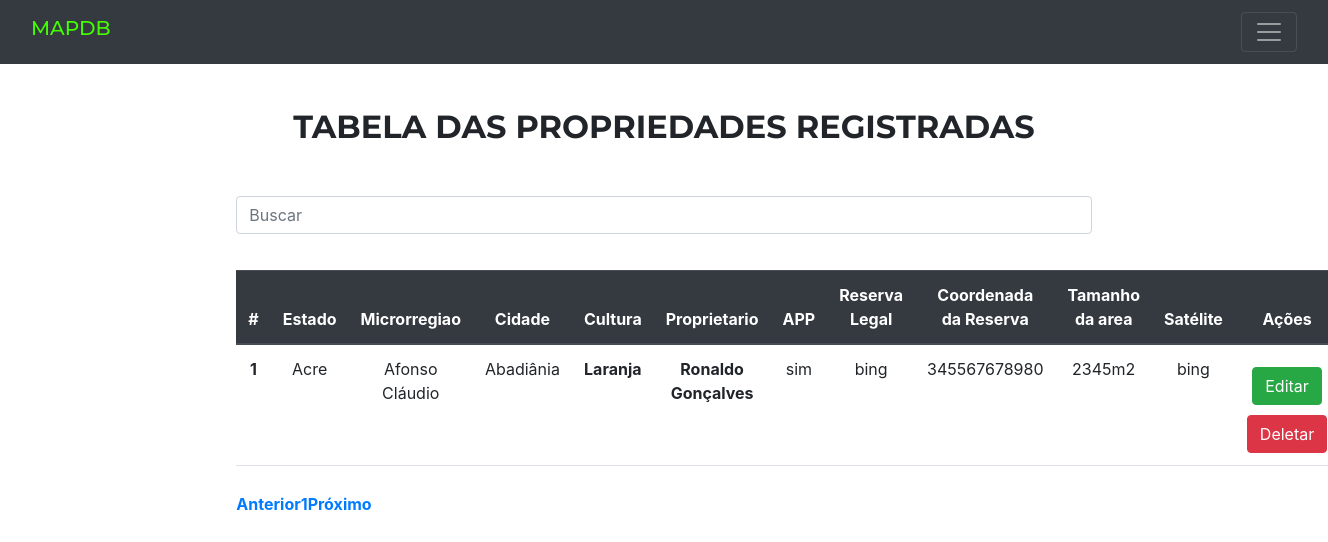
The page /index_propriedade/ (signed in) on the database its author committed.
### app/models.py (models this page shows, shortened)
class Propriedades(models.Model):
    Estado = models.CharField(max_length=40)
    Microrregiao = models.CharField(max_length=40)
    Cidade = models.CharField(max_length=40)
    Culturas = models.ForeignKey(Culturas, on_delete=models.CASCADE)
    Proprietarios = models.ForeignKey(Proprietarios, on_delete=models.CASCADE)
    app = models.CharField(max_length=20)
    rl = models.CharField(max_length=50)
    rl_coordenadas = models.CharField(max_length=13)
    tamanho_area = models.CharField(max_length=11)
    satelite = models.CharField(max_length=11)

class Culturas(models.Model):
    TipoCultura = models.CharField(max_length=40)
    def __str__(self):
        return self.TipoCultura

class Proprietarios(models.Model):
    nomeProprietarios = models.CharField(max_length=60)
    cpf = models.CharField(max_length=11)
    contato = models.CharField(max_length=13)
    def __str__(self):
        return self.nomeProprietarios

### app/views.py (the view)
# urls.py: path('index_propriedade/', index_propriedade, name='index_propriedade'),
def index_propriedade(request):
    search = request.GET.get('search')
    if search:
        propriedade = Propriedades.objects.filter(app__icontains=search)
    else:
        propriedade = Propriedades.objects.all()
    return render(request, 'index_propriedade.html', {'propriedade': propriedade})

### Templates/index_propriedade.html (shortened to what this page needs)
{% extends 'menu.html' %}
{% load static %}
{% block body%}
<!DOCTYPE html>
<html lang="pt-br">
<head>
    <link rel="stylesheet" href="{% static 'css/indexpropried.css' %}">
    <link rel="stylesheet" href="https://cdn.jsdelivr.net/npm/bootstrap@4.6.2/dist/css/bootstrap.min.css">
</head>
<body>
{% if request.user.is_authenticated %}
     <div class = "col-8 m-auto pt-2 pb-2 text-center">
        <h2 class="topo">TABELA DAS PROPRIEDADES REGISTRADAS</h2>
        <form method = "get">
            <input type="text" id="search" name="search" class="form-control" placeholder="Buscar">
        </form>
    </div>
    <div class = "col-8 m-auto pt-2 pb-2 text-center">
    <table class="table" id="myTable">
            <thead class="thead-dark">
                  <tr class="table-dark">
                    <th scope="col">#</th>
                    <th scope="col">Estado</th>
                    <th scope="col">Microrregiao</th>
                    <th scope="col">Cidade</th>
                    <th scope="col">Cultura</th>
                    <th scope="col">Proprietario</th>
                    <th scope="col">APP</th>
                    <th scope="col">Reserva Legal</th>
                    <th scope="col">Coordenada da Reserva</th>
                    <th scope="col">Tamanho da area</th>
                    <th scope="col">Satélite</th>
                    <th scope="col">Ações</th>
                  </tr>
            </thead>
            <tbody id="tabelaCorpo">
                {%for dbs in propriedade%}
                  <tr>
                    <th scope="row">{{dbs.id}}</th>
                    <td>{{dbs.Estado}}</td>
                    <td>{{dbs.Microrregiao}}</td>
                    <td>{{dbs.Cidade}}</td>
                    <th>{{dbs.Culturas}}</th>
                    <th>{{dbs.Proprietarios}}</th>
                    <td>{{dbs.app}}</td>
                    <td>{{dbs.rl}}</td>
                    <td>{{dbs.rl_coordenadas}}</td>
                    <td>{{dbs.tamanho_area}}</td>
                    <td>{{dbs.satelite}}</td>
                    <td>
                       <a href="{% url 'update_propriedade' dbs.id %}" class="btn btn-success"> Editar </a>
                       <a href="{% url 'delete_propriedade' dbs.id %}" class="btn btn-danger" onclick="return confirm('Deseja mesmo apagar este item?')"> Deletar </a>
                    </td>
                  </tr>
                {%endfor%}
          </tbody>
        </table>
        <div class="pagination">
            <a href="javascript:void(0);" class="prev" disabled>Anterior</a>
            <a href="javascript:void(0);" class="active">1</a>
            <a href="javascript:void(0);" class="next">Próximo</a>
        </div>
    </div>
{% else %}
<h2> Área proibida!  </h2>
<a href="/login"> Clique aqui para fazer login </a>
{% endif %}
</body>
</html>
{% endblock %}

### static/css/menu.css (style rules this page uses)
body { background: #e4e4e4ce; margin-bottom: 60px; }
h2 { font-size: 24px; text-align: center; margin-top: 20px; }
a { color: #0066cc; text-decoration: none; font-weight: bold; display: block; text-align: center; margin-top: 10px; }

### static/css/indexpropried.css (style rules this page uses)
body { margin: 0; border: 0; padding: 0; min-height: 120vh; min-width: 100vw; align-items: center; justify-content: center; font-family: "Montserrat", -apple-system, BlinkMacSystemFont, "Segoe UI", Roboto, "Helvetica Neue", Arial, sans-serif, "Apple Color Emoji", "Segoe UI Emoji", "Segoe UI Symbol", "Noto Color Emoji"; }
.topo { margin-top: 100px; position: relative; align-items: center; justify-content: center; font-weight: bold; margin-bottom: 1rem; font-family: "Montserrat", -apple-system, BlinkMacSystemFont, "Segoe UI", Roboto, "Helvetica Neue", Arial, sans-serif, "Apple Color Emoji", "Segoe UI Emoji", "Segoe UI Symbol", "Noto Color Emoji"; }
table { margin-top: 20px; }
.form-control { margin-top: 50px; }

### rows shown on the page
Propriedades: id "1", Estado "Acre", Microrregiao "Afonso Cláudio", Cidade "Abadiânia", Culturas "Laranja", Proprietarios "Ronaldo Gonçalves", app "sim", rl "bing", rl_coordenadas "345567678980", tamanho_area "2345m2", satelite "bing"
